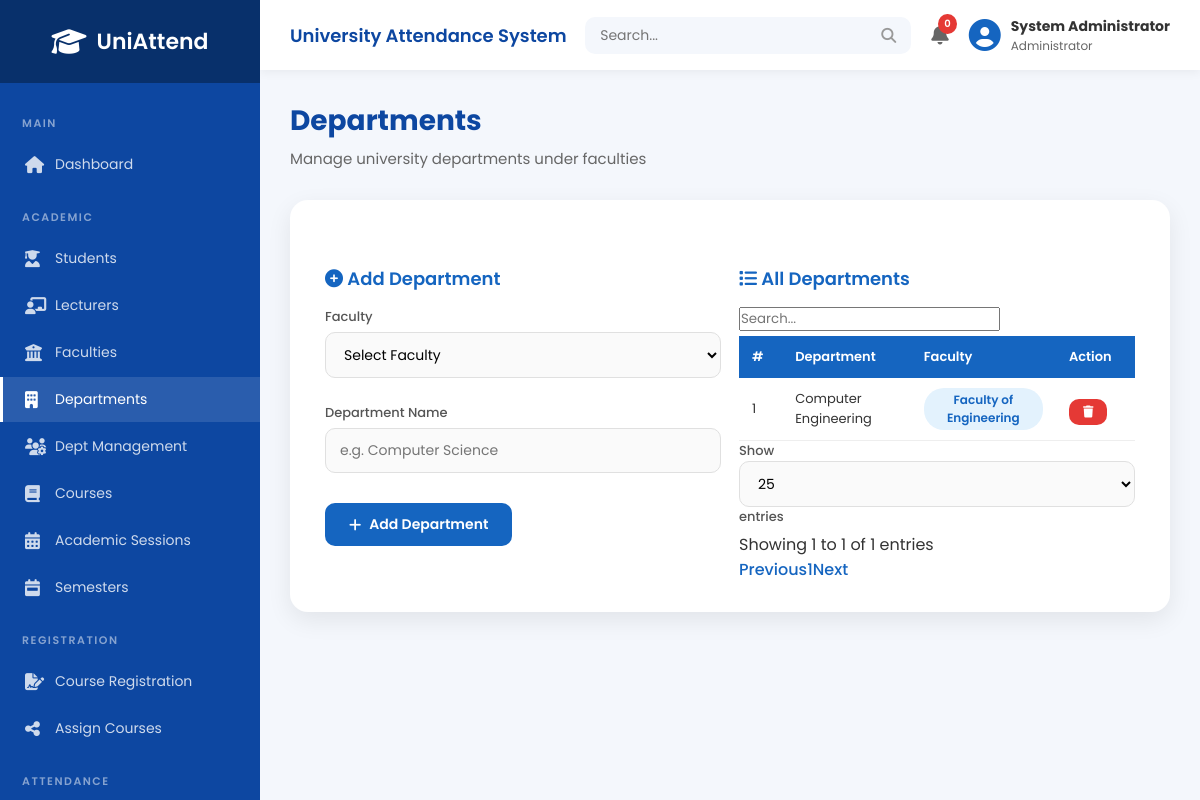
The page /admin/departments.php (signed in) on the database its author committed.
### tables this page shows
CREATE TABLE `departments` (
  `id` int(11) NOT NULL,
  `faculty_id` int(11) NOT NULL,
  `department_name` varchar(150) NOT NULL,
  `created_at` timestamp NOT NULL DEFAULT current_timestamp()
);

CREATE TABLE `faculties` (
  `id` int(11) NOT NULL,
  `faculty_name` varchar(150) NOT NULL,
  `created_at` timestamp NOT NULL DEFAULT current_timestamp()
);

### admin/departments.php (the view, shortened to what this page needs)
<?php
require_once __DIR__ . '/../php/db_connect.php';
$departments = mysqli_query($conn, "SELECT d.*, f.faculty_name FROM departments d LEFT JOIN faculties f ON d.faculty_id = f.id ORDER BY d.department_name ASC");
include "includes/header.php";
include "includes/sidebar.php";
include "includes/navbar.php";
?>
<div class="main-content">
<div class="page-title"><h1>Departments</h1><p>Manage university departments under faculties</p></div>
<div class="form-box">
<div class="form-row">
<form method="POST">
<h3><i class="fas fa-plus-circle"></i> Add Department</h3>
<label>Faculty</label>
<select name="faculty_id" required>
<option value="">Select Faculty</option>
</select>
<br><br>
<label>Department Name</label>
<input type="text" name="department_name" placeholder="e.g. Computer Science" required>
<br><br>
<button type="submit" name="add_department" class="btn btn-primary"><i class="fas fa-plus"></i> Add Department</button>
</form>
<div>
<h3><i class="fas fa-list"></i> All Departments</h3>
<div class="table-wrap">
<table class="datatable">
<thead><tr><th>#</th><th>Department</th><th>Faculty</th><th>Action</th></tr></thead>
<tbody>
<?php $i=1; while ($d = mysqli_fetch_assoc($departments)) { ?>
<tr>
<td><?php echo $i++; ?></td>
<td><?php echo $d['department_name']; ?></td>
<td><span class="badge badge-info"><?php echo $d['faculty_name']; ?></span></td>
<td>
<form method="POST" style="display:inline;">
<button type="submit" name="delete_department" class="btn btn-danger btn-sm btn-delete" data-item="this department"><i class="fas fa-trash"></i></button>
</form>
</td>
</tr>
<?php } ?>
</tbody>
</table>
</div>
</div>
</div>
</div>
</div>
<?php include "includes/footer.php"; ?>

### admin/assets/css/style.css (style rules this page uses)
:root { --primary: #1565c0; --primary-dark: #0d47a1; --primary-light: #42a5f5; --sidebar-bg: #0d47a1; --sidebar-dark: #08306b; --success: #4caf50; --success-bg: #e8f5e9; --success-text: #2e7d32; --danger: #e53935; --danger-bg: #ffebee; --danger-text: #c62828; --warning: #fb8c00; --warning-bg: #fff3e0; --warning-text: #e65100; --info: #2196f3; --info-bg: #e3f2fd; --info-text: #1565c0; --purple: #8e24aa; --dark: #37474f; --bg: #f4f7fc; --card-bg: #ffffff; --text: #333; --text-light: #666; --border: #e0e0e0; --radius: 18px; --radius-sm: 10px; --shadow: 0 8px 25px rgba(0,0,0,.08); --shadow-hover: 0 12px 35px rgba(0,0,0,.12); --transition: .3s; }
* { margin:0; padding:0; box-sizing:border-box; font-family:'Poppins',sans-serif; }
body { background:var(--bg); color:var(--text); min-height:100vh; }
.main-content { margin-left:260px; padding:30px; width:calc(100% - 260px); }
.page-title { margin-bottom:25px; }
.page-title h1 { font-size:28px; font-weight:700; color:var(--primary-dark); }
.page-title p { margin-top:5px; color:var(--text-light); font-size:15px; }
.form-box { max-width:1100px; margin:30px auto; background:var(--card-bg); padding:30px 35px; border-radius:var(--radius); box-shadow:var(--shadow); }
.form-box h3 { font-size:18px; font-weight:600; color:var(--primary); margin:25px 0 15px; padding-top:10px; }
.form-box label { display:block; font-weight:500; font-size:13px; color:#555; margin-bottom:5px; }
.form-box input[type="text"], .form-box input[type="email"], .form-box input[type="password"], .form-box input[type="number"], .form-box input[type="date"], .form-box input[type="tel"], .form-box select { width:100%; padding:11px 14px; border:1.5px solid var(--border); border-radius:var(--radius-sm); font-size:14px; outline:none; transition:var(--transition); background:#fafafa; }
.form-row { display:grid; grid-template-columns:1fr 1fr; gap:18px; }
.btn { display:inline-flex; align-items:center; gap:8px; padding:11px 24px; border:none; border-radius:var(--radius-sm); font-size:14px; font-weight:600; cursor:pointer; transition:var(--transition); text-decoration:none; }
.btn-primary { background:var(--primary); color:#fff; }
.btn-danger { background:var(--danger); color:#fff; }
.btn-sm { padding:7px 14px; font-size:12px; }
.form-box .btn { margin-top:5px; }
.table-wrap { overflow-x:auto; margin-top:15px; }
.form-box table, .dashboard-box table { width:100%; border-collapse:collapse; font-size:13px; }
.form-box table th, .dashboard-box table th { background:var(--primary); color:#fff; padding:11px 13px; text-align:left; font-weight:600; white-space:nowrap; }
.form-box table td, .dashboard-box table td { padding:10px 13px; border-bottom:1px solid #eee; vertical-align:middle; }
.badge { display:inline-block; padding:3px 12px; border-radius:20px; font-size:12px; font-weight:600; text-align:center; }
.badge-info { background:var(--info-bg); color:var(--info-text); }
.fade-in { animation:fadeIn .4s ease; }

### rows shown on the page
departments: department_name "Computer Engineering", faculty.faculty_name "Faculty of Engineering"

### other values the page prints
$_SESSION['fullname'] "System Administrator"
